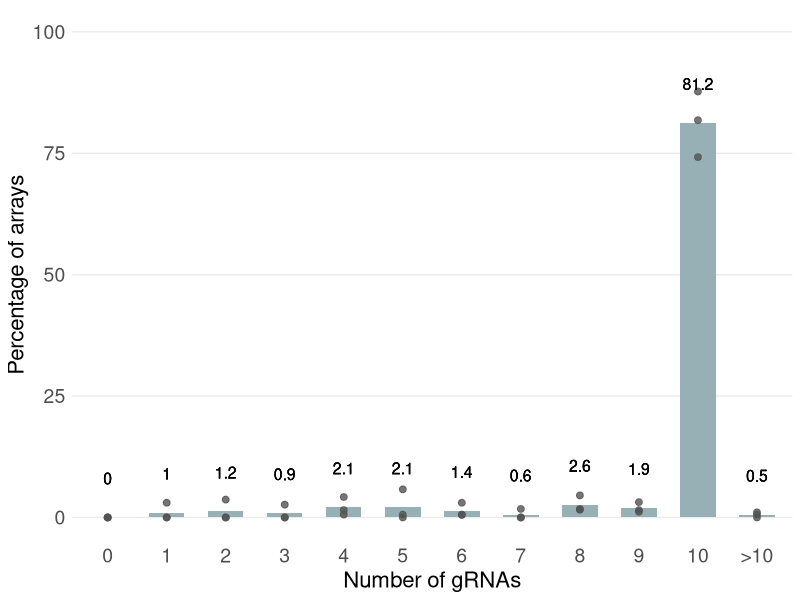
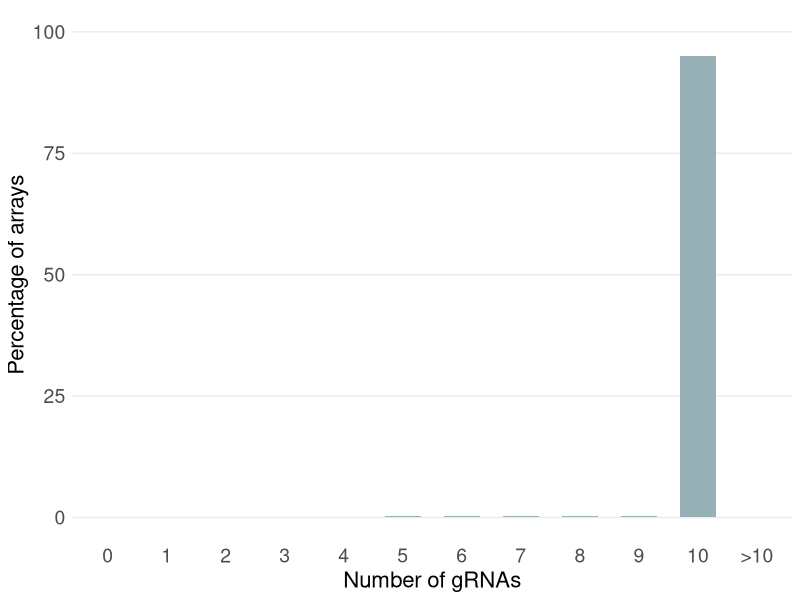
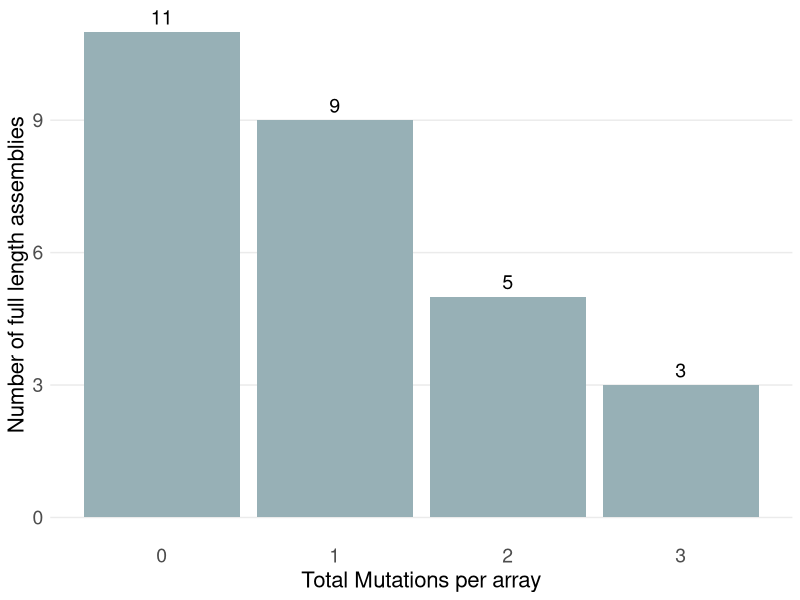
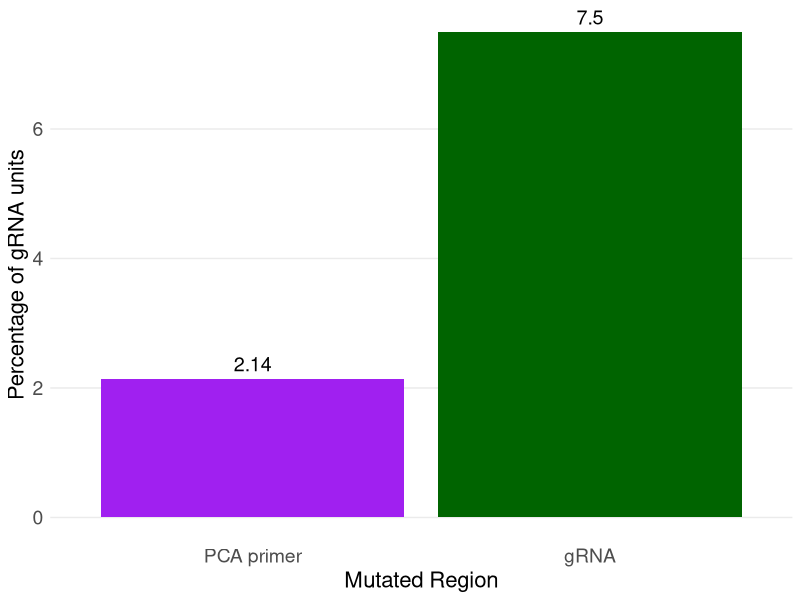
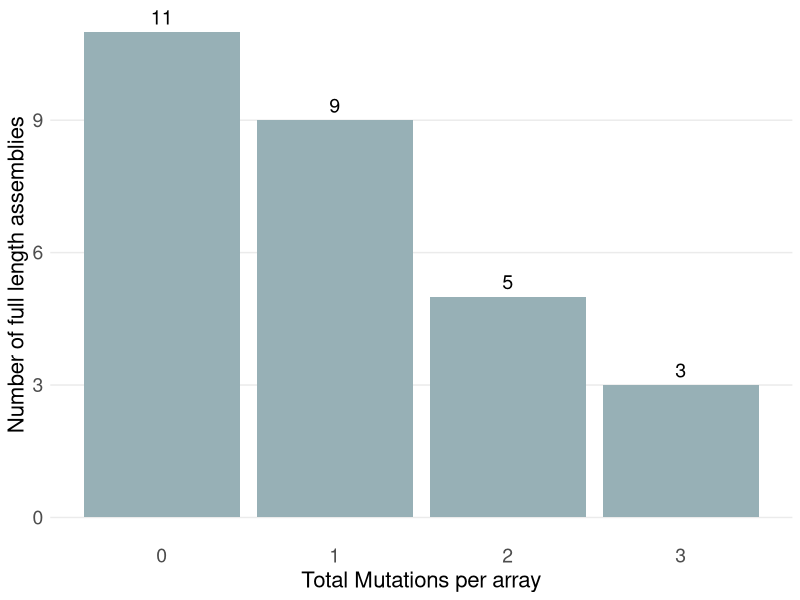
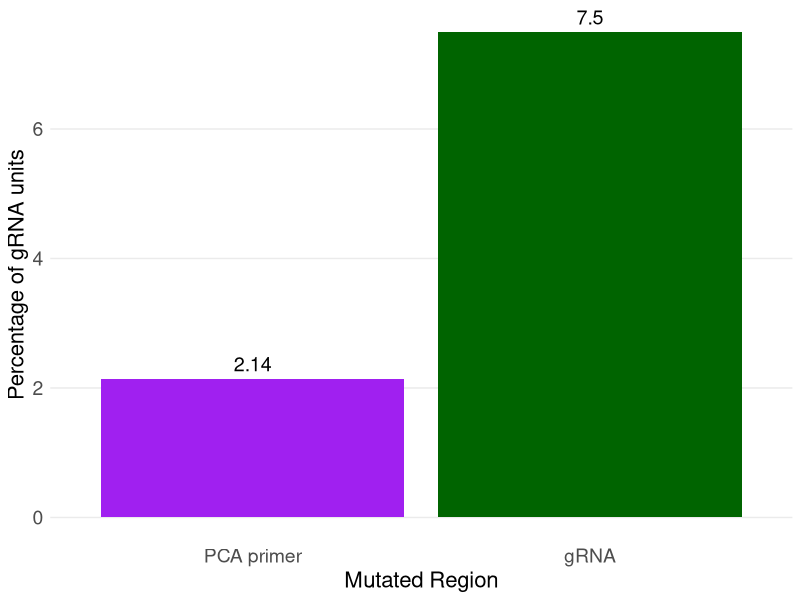

Reproduce these figures in R, in order.
library(tidyverse)

#Bulk Plasmid Sequencing

gRNA_dist <-  read_tsv("data/nanopore_sequencing/bulk_plasmid_sequencing/Bulk_gRNAarrays.tsv", col_names = T)

gRNA_dist_long <-  gRNA_dist %>% 
  pivot_longer(cols = - `No of gRNAs in the array`, names_to = "Assembly", values_to = "Count")

gRNA_dist_wide <- gRNA_dist_long %>%
  pivot_wider(id_cols = `Assembly`, 
              names_from = `No of gRNAs in the array`, names_prefix = "Count_",
              values_from = Count)

percent_count <- gRNA_dist_wide %>% 
  transmute(across(c(Count_0:`Count_Not in any  range`), ~ .x*100 /Count_Total))

rounded_percent_count <- as.data.frame(round(t(percent_count), 2))

percent_count <- percent_count %>% 
  pivot_longer(c(Count_0:`Count_Not in any  range`), names_to = "gRNA_count", values_to = "Percentage") %>% 
  group_by(gRNA_count) %>% 
  mutate(percent_mean = mean(Percentage))

percent_count <- percent_count %>% 
  mutate(gRNA_count = str_extract(gRNA_count, "[>0-9]+"))


percent_count <- percent_count %>% 
  mutate(gRNA_count = case_when(is.na(gRNA_count) ~ "Not in any range",
                                TRUE  ~ gRNA_count ))

p <- percent_count %>% 
  mutate(gRNA_count  = factor(gRNA_count, levels = c(0:10, ">10", "Not in any range"))) %>% 
  filter(gRNA_count != "Not in any range") %>% 
  ggplot(aes(gRNA_count, Percentage)) +
  geom_bar(stat = "summary", fill = "#97B0B6", width = 0.6) +
  geom_point(color = "#525352", size = 2, alpha = 0.8) +
  geom_text(aes(y = percent_mean, label = round(percent_mean, 1)), 
            vjust = -2.75, size = 4) +
  labs(
    y = "Percentage of arrays", 
    x = "Number of gRNAs"
  ) +
  lims(y = c(0, 100)) +
  theme_minimal() +
  theme(
    axis.text.x = element_text(size = 14),
    axis.title.x = element_text(size = 16),
    axis.title.y = element_text(size = 16),
    axis.text.y = element_text(size = 14),
    axis.ticks = element_blank(),
    panel.grid.minor= element_blank(),
    panel.grid.major.x =  element_blank(),
  )
p

# ggsave(file="BulkPlasmidSeq.svg", plot=p, width=10, height=8)

#Clonal Plasmid sequencing

clonal_dist <-  read_tsv("data/nanopore_sequencing/clonal_plasmid_sequencing/Clonal_gRNAarrays.tsv", col_names = T)

gRNA_dist_long <-  clonal_dist %>% 
  pivot_longer(cols = - `No of gRNAs in the array`, names_to = "Assembly", values_to = "Count")

gRNA_dist_wide <- gRNA_dist_long %>%
  pivot_wider(id_cols = `Assembly`, 
              names_from = `No of gRNAs in the array`, names_prefix = "Count_",
              values_from = Count)

percent_count <- gRNA_dist_wide %>% 
  transmute(across(c(Count_0:`Count_Not in any  range`), ~ .x*100 /Count_Total)) 

percent_count <- percent_count %>% 
  pivot_longer(c(Count_0:`Count_Not in any  range`), names_to = "gRNA_count", values_to = "Percentage")

percent_count <- percent_count %>% 
  mutate(gRNA_count = str_extract(gRNA_count, "[>0-9]+"))


percent_count <- percent_count %>% 
  mutate(gRNA_count = case_when(is.na(gRNA_count) ~ "Not in any range",
                                TRUE  ~ gRNA_count ))

p <- percent_count %>% 
  mutate(gRNA_count  = factor(gRNA_count, levels = c(0:10, ">10", "Not in any range"))) %>% 
  dplyr::filter(gRNA_count != "Not in any range") %>% 
  ggplot(aes(gRNA_count, Percentage)) +
  geom_bar(stat = "summary", fill = "#97B0B6", width = 0.6) +
  # geom_point(color = "#525352", size = 2, alpha = 0.8) +
  labs(
    y = "Percentage of arrays", 
    x = "Number of gRNAs"
  ) +
  lims(y = c(0, 100)) +
  theme_minimal() +
  theme(
    axis.text.x = element_text(size = 14),
    axis.title.x = element_text(size = 16),
    axis.title.y = element_text(size = 16),
    axis.text.y = element_text(size = 14),
    axis.ticks = element_blank(),
    panel.grid.minor= element_blank(),
    panel.grid.major.x =  element_blank(),
  )
p

# ggsave(file="ClonalPlasmidSeq.svg", plot=p, width=10, height=8)

## Mutation Rate Estimation


mutations <- read_tsv("data/nanopore_sequencing/clonal_plasmid_sequencing/MutationRates.txt", col_names = T)

mutations <- mutations |> 
  mutate(Clone = as.factor(Clone)) |> 
  rename(
    `PCA Primer` = PCA_handle,
    `Spacer Oligo` = Spacer_oligo
  )

n <- mutations |> 
  ggplot(aes(x = Total)) +
  stat_count(fill = "#97B0B6") +
  geom_text(
    stat = "count",
    aes(label = after_stat(count)), # use computed count from stat_count
    vjust = -0.5,
    size = 5
  ) +
  labs(
    x = "Total Mutations per array",
    y = "Number of full length assemblies"
  ) +
  theme_minimal() +
  theme(
    axis.text.x = element_text(size = 14),
    axis.title.x = element_text(size = 16),
    axis.title.y = element_text(size = 16),
    axis.text.y = element_text(size = 14),
    axis.ticks = element_blank(),
    panel.grid.minor= element_blank(),
    panel.grid.major.x =  element_blank(),
  )

#Plot histogram of total mutations using stat_count and add total as geom_text

n <- mutations |> 
  ggplot(aes(x = Total)) +
  stat_count(fill = "#97B0B6") +
  geom_text(
    stat = "count",
    aes(label = after_stat(count)), # use computed count from stat_count
    vjust = -0.5,
    size = 5
  ) +
  labs(
    x = "Total Mutations per array",
    y = "Number of full length assemblies"
  ) +
  theme_minimal() +
  theme(
    axis.text.x = element_text(size = 14),
    axis.title.x = element_text(size = 16),
    axis.title.y = element_text(size = 16),
    axis.text.y = element_text(size = 14),
    axis.ticks = element_blank(),
    panel.grid.minor= element_blank(),
    panel.grid.major.x =  element_blank(),
  )
n
ggsave(file="MutationsTotal.svg", plot=n, width=12, height=10)

mutations <- tibble("PCA primer" = 6, "gRNA" = 21)


mutations_longer <- mutations |> 
  pivot_longer(cols = c(`PCA primer`, `gRNA`), 
               names_to = "Category", 
               values_to = "Mutations") |> 
  mutate(Category = factor(Category, levels = c("PCA primer", "gRNA")))

m <- mutations_longer |> 
  ggplot(aes(x = Category, y = (Mutations/280)*100, fill = Category)) +
  geom_bar(stat = "identity") +
  geom_text(
    aes(label = round((Mutations/280)*100,2)), # use computed count from stat_count
    vjust = -0.5,
    size = 5
  ) +
  labs(
    x = "Mutated Region",
    y = "Percentage of gRNA units"
  ) +
  scale_fill_manual(
    values = c(
      "PCA primer"   = "purple",
      "gRNA" = "darkgreen"))+
  theme_minimal() +
  theme(
    axis.text.x = element_text(size = 14),
    axis.title.x = element_text(size = 16),
    axis.title.y = element_text(size = 16),
    axis.text.y = element_text(size = 14),
    axis.ticks = element_blank(),
    panel.grid.minor= element_blank(),
    panel.grid.major.x =  element_blank(),
    legend.position = "none"
  )


m
ggsave(file="MutationsByPositionbygRNA.svg", plot=m, width=8, height=10)
